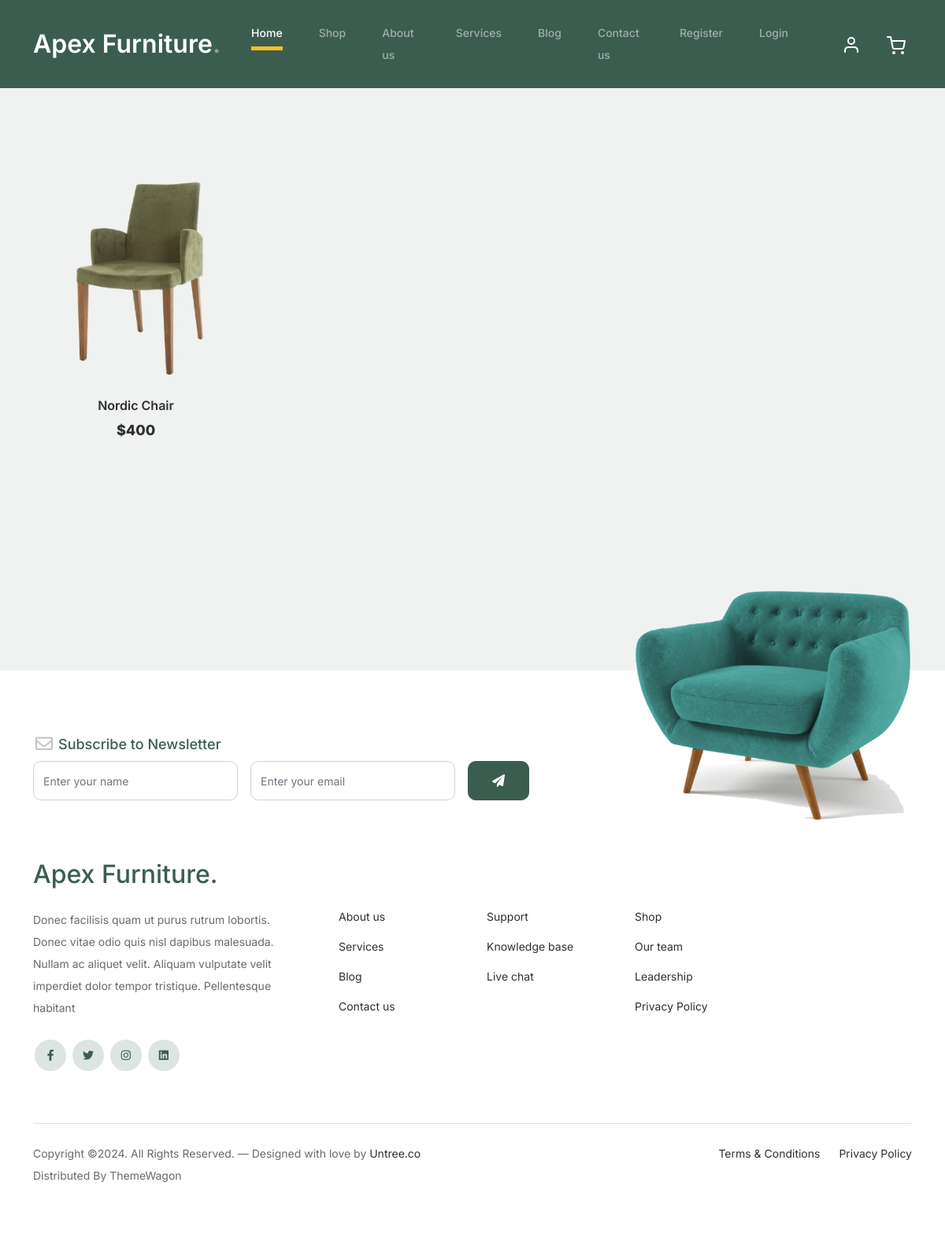
/shop/nordic-chair, run on the app's committed database.
### furn/models.py (models this page shows, shortened)
class Product(models.Model):
    name = models.CharField(max_length=150)
    price = models.IntegerField()
    image = models.ImageField(upload_to='products')
    slug = models.SlugField(null=True, blank=True)

### furn/views.py (the view)
# urls.py: path('shop/<slug>', views.product, name="product"),
def product(request, slug):
    product = Product.objects.get(slug=slug)
    context = {"product": product}
    return render(request, "product.html", context)

### templates/product.html (shortened to what this page needs)
{% extends "navbar.html" %}
{% load static %}
{% block content %}
<div class="untree_co-section product-section before-footer-section">
    <div class="container">
          <div class="row">
            <div class="col-12 col-md-4 col-lg-3 mb-5">
                <a class="product-item" href="{% url 'add' product.slug %}">
                    <img src="{{product.image.url}}" class="img-fluid product-thumbnail">
                    <h3 class="product-title">{{product.name}}</h3>
                    <strong class="product-price">${{product.price}}</strong>
                </a>
            </div>
        </div>
    </div>
</div>
{% endblock content %}

### furn/static/css/style.css (style rules this page uses)
body { overflow-x: hidden; position: relative; }
body { font-family: "Inter", sans-serif; font-weight: 400; line-height: 28px; color: #6a6a6a; font-size: 14px; background-color: #eff2f1; }
a { text-decoration: none; -webkit-transition: .3s all ease; -o-transition: .3s all ease; transition: .3s all ease; color: #2f2f2f; text-decoration: underline; }
.product-section { padding: 7rem 0; }
.product-section .product-item { text-align: center; text-decoration: none; display: block; position: relative; padding-bottom: 50px; cursor: pointer; }
.product-section .product-item .product-thumbnail { margin-bottom: 30px; position: relative; top: 0; -webkit-transition: .3s all ease; -o-transition: .3s all ease; transition: .3s all ease; }
.product-section .product-item h3 { font-weight: 600; font-size: 16px; }
.product-section .product-item strong { font-weight: 800 !important; font-size: 18px !important; }
.product-section .product-item h3, .product-section .product-item strong { color: #2f2f2f; text-decoration: none; }
.product-section .product-item:before { bottom: 0; left: 0; right: 0; position: absolute; content: ""; background: #dce5e4; height: 0%; z-index: -1; border-radius: 10px; -webkit-transition: .3s all ease; -o-transition: .3s all ease; transition: .3s all ease; }
.before-footer-section { padding: 7rem 0 12rem 0 !important; }
.untree_co-section { padding: 7rem 0; }

### data on the page
Product: image (picture), name "Nordic Chair", price "400"
